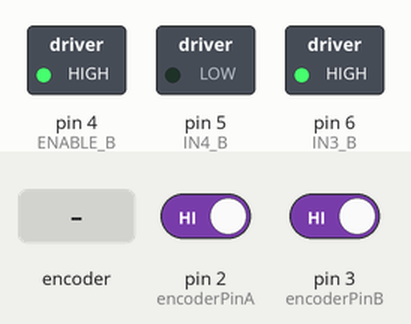
A sketch run on a simulated Arduino Uno, built with avr-gcc and run on an emulated ATmega328P. Shown: switched loads named in the sketch (green lamp = pin HIGH). The inputs (shaded band) are chosen by the test bench; at power-on: pin 2 (encoderPinA) HIGH, pin 3 (encoderPinB) HIGH. What the sketch prints to the serial monitor is not drawn.

Above: at 1.2 s.
1.3 s: rotary encoder on pin 2 (encoderPinA) / pin 3 (encoderPinB) turned 1 step (first pin leading)
Timing chart, 0 to 4.3 s (numbered marks = the images above; inputs shaded):
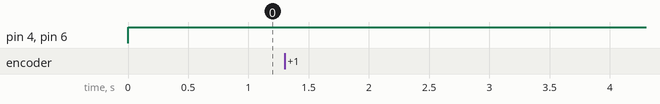

The sketch:

DC.ino
```cpp
#include <SoftwareSerial.h>
//BLUETOOTH 모듈 RXD, TXD 설정
#define BT_RXD 8
#define BT_TXD 7

//DC MOTOR 설정
#define ENABLE_B  4
#define IN3_B  6
#define IN4_B  5

//모터 스피드 PWM 설정
byte speedDC = 255;

//모터 엔코더 핀 설정
const int encoderPinA = 2;
const int encoderPinB = 3;

int encoderPos = 0;


SoftwareSerial bluetooth(BT_RXD, BT_TXD);

//모터 엔코더 회전 방향 설정
void doEncoderA(){ // 빨녹일 때
//  if(digitalRead(encoderPinA)==digitalRead(encoderPinB)) // 같으면
//    encoderPos++; // 정회전
//  else // 다르면
//    encoderPos--; // 역회전
  encoderPos += (digitalRead(encoderPinA)==digitalRead(encoderPinB))?1:-1;
  Serial.print("A   ");
  Serial.println(encoderPos);
}

void doEncoderB(){ // 보파일 때
//  if(digitalRead(encoderPinA)==digitalRead(encoderPinB)) // 같으면
//    encoderPos--; // 역회전
//  else // 다르면
//    encoderPos++; // 정회전
  encoderPos += (digitalRead(encoderPinA)==digitalRead(encoderPinB))?-1:1;
  Serial.print("B   ");
  Serial.println(encoderPos);
}


void setup(){
  //블루투스 통신 보드레이트 설정
  Serial.begin(9600);
  bluetooth.begin(9600);

  //모터 핀모드 설정
  pinMode(ENABLE_B,OUTPUT);
  pinMode(IN3_B,OUTPUT);
  pinMode(IN4_B,OUTPUT);

}

//모터 스피트 제어 함수
void motor_speed(int spd)
{
  analogWrite(ENABLE_B,spd);
}

//모터 행동 제어 함수
void motor_dir(int dir)
{
  if ( dir == 0 ) {  // forward
     digitalWrite(IN3_B,HIGH);
     digitalWrite(IN4_B,LOW);
     analogWrite(ENABLE_B, speedDC);
  }
  /*else if ( dir == 1 ) { // turn right
     digitalWrite(IN3_B,LOW);
     digitalWrite(IN4_B,HIGH);
  }
  else if ( dir == 2 ) { // turn left
     digitalWrite(IN3_B,HIGH);
     digitalWrite(IN4_B,LOW);
  }    */
  else if ( dir == 4 ) { // backward
     digitalWrite(IN3_B,LOW);
     digitalWrite(IN4_B,HIGH);
     analogWrite(ENABLE_B, speedDC);
  }

  else if (dir == 10) { //stop
    digitalWrite(IN3_B, LOW);
    digitalWrite(IN4_B, LOW);
  }

  pinMode(encoderPinA, INPUT_PULLUP);
  attachInterrupt(0, doEncoderA, CHANGE);

  pinMode(encoderPinB, INPUT_PULLUP);
  attachInterrupt(1, doEncoderB, CHANGE);

  Serial.begin(115200);

}


void loop(){

    if(bluetooth.available()){
      Serial.write(bluetooth.read());
      }

    if(Serial.available()){
      bluetooth.write(Serial.read());
    }

    //char val = bluetooth.read();
    char val = '1';
    if(val == '1') //go_forward
    {
      motor_dir(0);
      Serial.println(10);
    }
    if(val == '2') //go_back
    {
      motor_dir(4);
      Serial.println(100);
    }

    if(val == '3') // stop
    {
      motor_dir(10);
      Serial.println(0);
    }

  }
```
